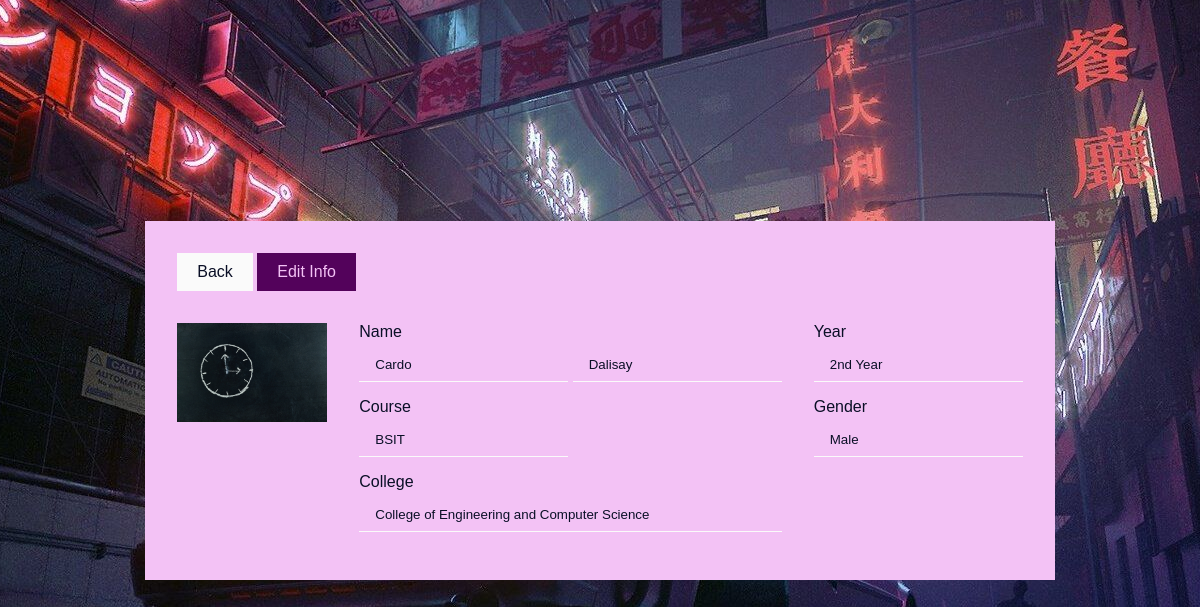
The app's page /studentView.php?id=3 (signed in) with its own data.
### tables this page shows
CREATE TABLE `student` (
  `id` int NOT NULL,
  `displayId` varchar(12) NOT NULL,
  `firstName` varchar(64) NOT NULL,
  `lastName` varchar(64) NOT NULL,
  `course` varchar(64) NOT NULL,
  `college` varchar(64) NOT NULL,
  `year` varchar(16) DEFAULT NULL,
  `gender` varchar(10) NOT NULL,
  `studentImg` varchar(128) NOT NULL
);

### studentView.php (the view, shortened to what this page needs)
<?php
include("server.php");
?>
<!DOCTYPE html>
<html lang="en">
<head>
    <link rel="stylesheet" href="https://cdn.jsdelivr.net/npm/bootstrap-icons@1.9.1/font/bootstrap-icons.css">
    <link href="assets/css/style.css" rel="stylesheet" />
</head>
<body>
    <main>
        <?php
        $id = $_GET['id'];
        $query = "SELECT * FROM student WHERE id = '$id'";
        $result = mysqli_query($db, $query);
        $row = mysqli_fetch_assoc($result);
        ?>
        <a href="javascript:history.back()" class="back-btn">Back</a>
        <a href="studentEdit.php?id=<?php echo $id ?>" class="add-btn">Edit Info</a>
        <div class="row">
            <div class="col-img">
                <div class="img-container">
                    <img src="images/<?php echo $row['studentImg'] ?>" class="student-img">
                </div>
            </div>
            <div class="col-center">
                <label for="">Name</label>
                <input type="text" name="firstName" placeholder="First Name" value="<?php echo $row['firstName'] ?>" readonly>
                <input type="text" name="lastName" value="<?php echo $row['lastName'] ?>" readonly>
                <label for="course">Course</label>
                <input type="text" name="course" value="<?php echo $row['course'] ?>" readonly>
                <label for="college">College</label>
                <input type="text" name="college" id="college-input" value="<?php echo $row['college'] ?>" readonly>
            </div>
            <div class="col-right">
                <label for="year">Year</label>
                <input type="text" name="year" value="<?php echo $row['year'] ?>" readonly>
                <label for="gender">Gender</label>
                <input type="text" name="gender" value="<?php echo $row['gender'] ?>" readonly>
            </div>
        </div>
    </main>
</body>
</html>

### style.css (style rules this page uses)
* { box-sizing: border-box; }
:root { --primary-color: #0A0F26; --off-color: #fafafa; --fade-color: rgba(223, 223, 223, 0.08); --base-color: #f3c2f5; --secondary-color: #53025b; }
* { font-family: 'Rubik', sans-serif; font-weight: 400; color: var(--primary-color); }
a { text-decoration: none; position: relative; }
body { background-image: url('../img/bg.jpg'); background-repeat: no-repeat; background-attachment: fixed; background-position: center; height: 100vh; margin: 0; overflow: hidden; display: flex; align-items: center; justify-content: center; }
main { background-color: var(--base-color); padding: 2rem; }
.add-btn { background-color: var(--secondary-color); color: var(--base-color); display: inline-block; width: fit-content; padding: 10px 20px; margin-bottom: 1rem; transition: 300ms; }
.back-btn { background-color: var(--off-color); color: var(--primary-color); display: inline-block; width: fit-content; padding: 10px 20px; margin-bottom: 1rem; transition: 300ms; }
.img-container { width: fit-content; }
.img-container img { width: 150px; }
label { display: block; margin-bottom: 0.5rem; }
input, select { margin-bottom: 1rem; }
input[type="text"] { height: 2rem; width: fit-content; padding: 1rem; outline: 0; border: 0; border-bottom: 1px solid var(--off-color); background-color: transparent; }
#college-input { width: 100%; }
.row { display: flex; margin: auto; margin-top: 1rem; }
.col-img, .col-center { margin-right: 2rem; }

### records on screen
student: studentImg (picture), firstName "Cardo", lastName "Dalisay", course "BSIT", college "College of Engineering and Computer Science", year "2nd Year", gender "Male"
